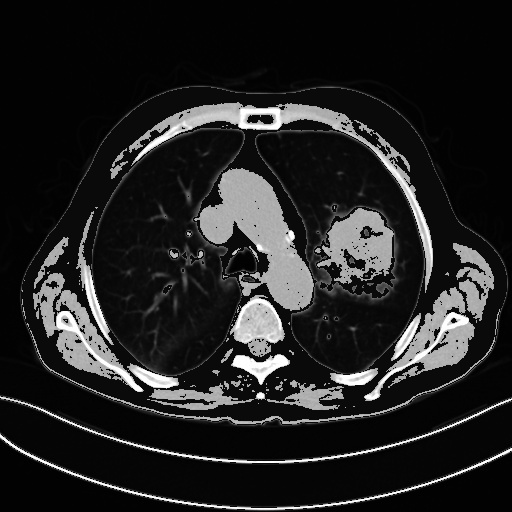
#> input picture output_piecewise.jpg, 512 x 512 px
$ python hist.py
#> lines starting #> are read from the running program, lines starting #| are printed output that depends on the picture
import cv2
import numpy as np
from matplotlib import pyplot as plt

img = cv2.imread('output_piecewise.jpg',0)
#> img is the input picture: shape (512, 512); min 0, max 255, mean 34.8
plt.hist(img.ravel(),256,[0,256])

plt.show()
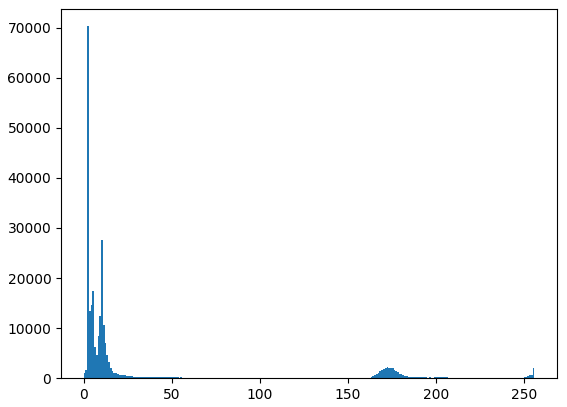
#> figure drawn by matplotlib, 1 panel; tallest bar 70300 high, from x = 2 to 3
plt.savefig('./hist-img/hist.png')

equ = cv2.equalizeHist(img)
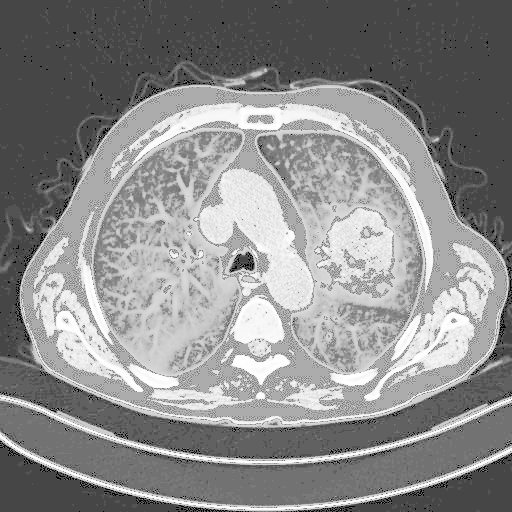
#> equ: shape (512, 512); min 0, max 255, mean 139.8
res = np.hstack((img,equ))
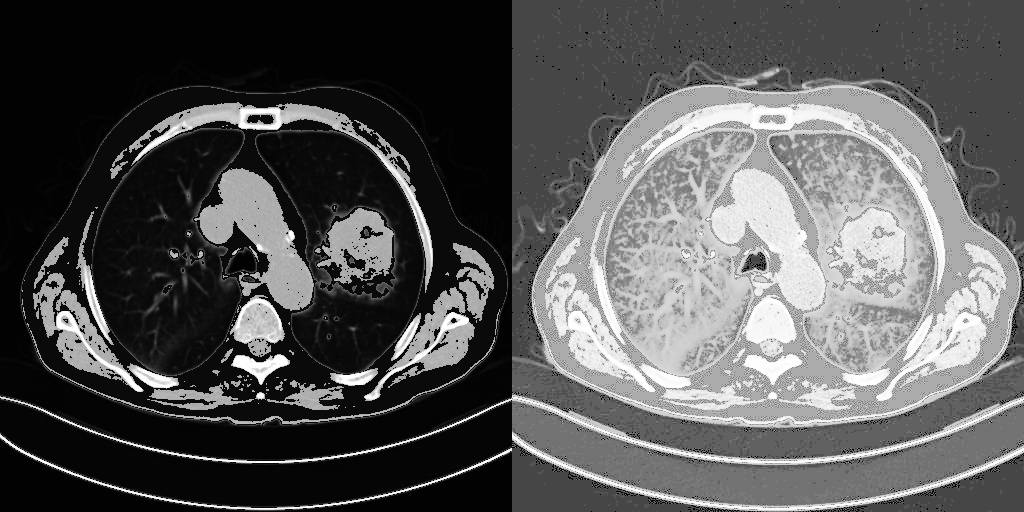
#> res: shape (512, 1024); min 0, max 255, mean 87.3

cv2.imshow('Equalized Image',res)
cv2.imwrite('./hist-img/Equalized Image.png',res)

plt.hist(res.ravel(),256,[0,256])

plt.show()
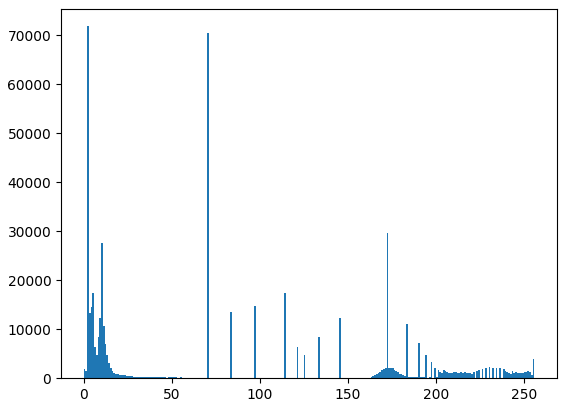
#> figure drawn by matplotlib, 1 panel; tallest bar 71854 high, from x = 2 to 3
plt.savefig('./hist-img/equal-hist.png')
